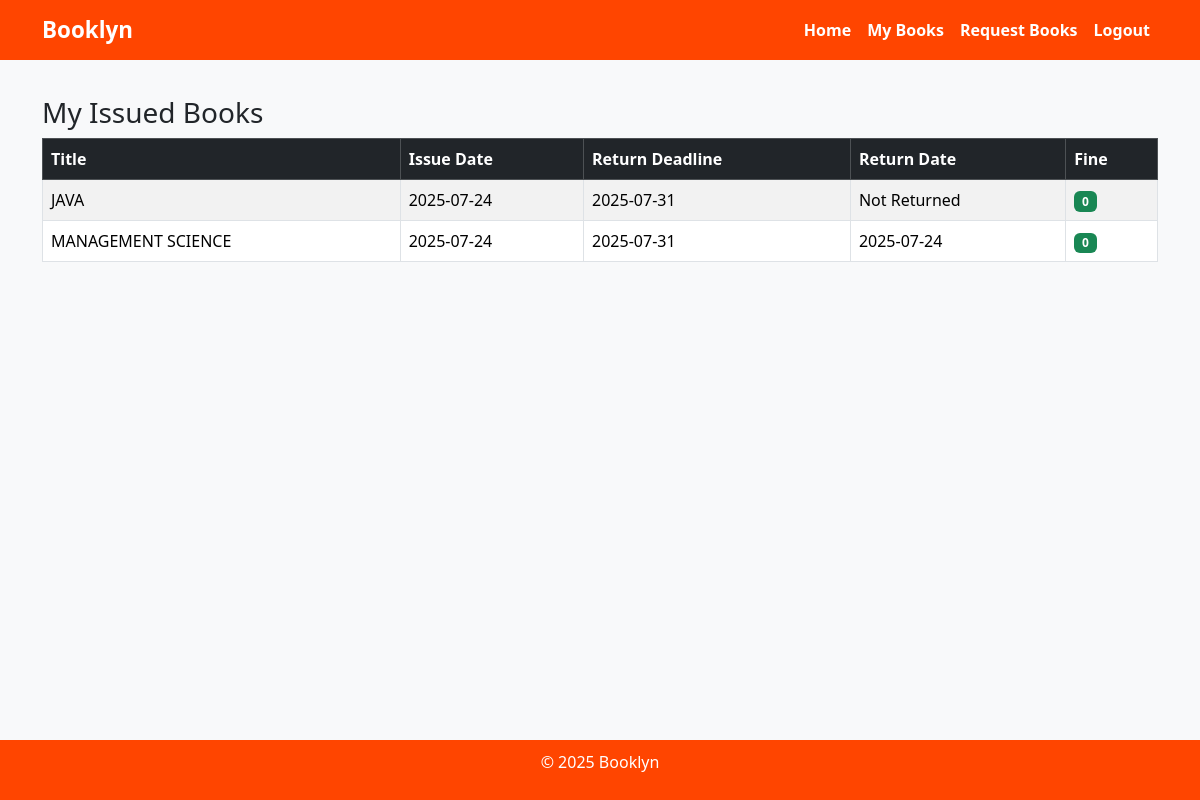
The page /user/my_books (signed in) on the database its author committed.
### tables this page shows
CREATE TABLE transactions (
            id INTEGER PRIMARY KEY AUTOINCREMENT,
            member_id INTEGER,
            book_id INTEGER,
            issue_date TEXT,
            return_date TEXT,
            fine REAL DEFAULT 0,
            FOREIGN KEY(member_id) REFERENCES members(id),
            FOREIGN KEY(book_id) REFERENCES books(id)
        );

CREATE TABLE books (
            id INTEGER PRIMARY KEY AUTOINCREMENT,
            title TEXT NOT NULL,
            author TEXT NOT NULL,
            category TEXT,
            quantity INTEGER DEFAULT 1,
            added_date TEXT
        );

### app.py (the view)
@app.route("/user/my_books")
@app.route("/user/my_books")
def my_books():
    if session.get("role") != "user":
        return redirect(url_for("login"))
    conn = sqlite3.connect(DB_PATH)
    cursor = conn.cursor()
    cursor.execute("""
        SELECT b.title, t.issue_date, t.return_date, t.fine
        FROM transactions t
        JOIN books b ON t.book_id=b.id
        JOIN members m ON t.member_id=m.id
        WHERE m.email=(SELECT email FROM users WHERE id=?)
    """, (session["user_id"],))
    my_records = cursor.fetchall()
    conn.close()
    return render_template("user/my_books.html", my_records=my_records, timedelta=timedelta, datetime=datetime)

### app.py (called while the page is built)
@app.template_filter("datetimeformat")
def datetimeformat(value, format="%Y-%m-%d"):
    return datetime.strptime(value, "%Y-%m-%d")

### templates/user/my_books.html
{% extends "base.html" %}
{% block content %}
<h3>My Issued Books</h3>
<table class="table table-bordered table-striped">
    <thead class="table-dark">
        <tr>
            <th>Title</th>
            <th>Issue Date</th>
            <th>Return Deadline</th>
            <th>Return Date</th>
            <th>Fine</th>
        </tr>
    </thead>
    <tbody>
        {% if my_records %}
            {% for r in my_records %}
            <tr>
                <td>{{ r[0] }}</td>
                <td>{{ r[1] }}</td>
                <td>
                    {% set issue_date = r[1] | datetimeformat %}
                    {{ (issue_date + timedelta(days=7)).strftime('%Y-%m-%d') }}
                </td>
                <td>{{ r[2] if r[2] else 'Not Returned' }}</td>
                <td>
                    {% if r[3] > 0 %}
                        <span class="badge bg-danger">₹{{ r[3] }}</span>
                    {% else %}
                        <span class="badge bg-success">0</span>
                    {% endif %}
                </td>
            </tr>
            {% endfor %}
        {% else %}
            <tr><td colspan="5" class="text-center">No issued books yet.</td></tr>
        {% endif %}
    </tbody>
</table>
{% endblock %}

### templates/base.html (style rules this page uses)
body { background-color: #f8f9fa; min-height: 100vh; display: flex; flex-direction: column; }

### rows shown on the page
transactions: title "JAVA", issue_date "2025-07-24", value "2025-07-31", r "Not Returned", fine "0"
transactions: title "MANAGEMENT SCIENCE", issue_date "2025-07-24", value "2025-07-31", return_date "2025-07-24", fine "0"
